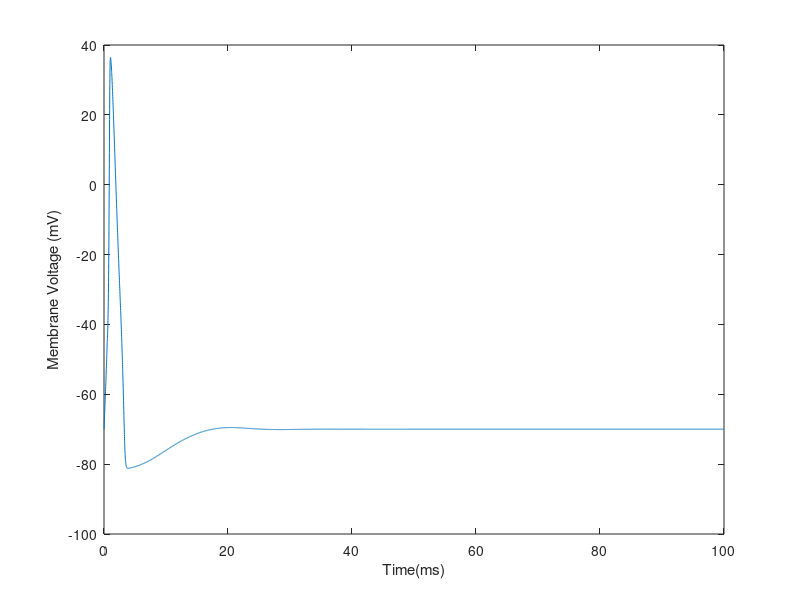
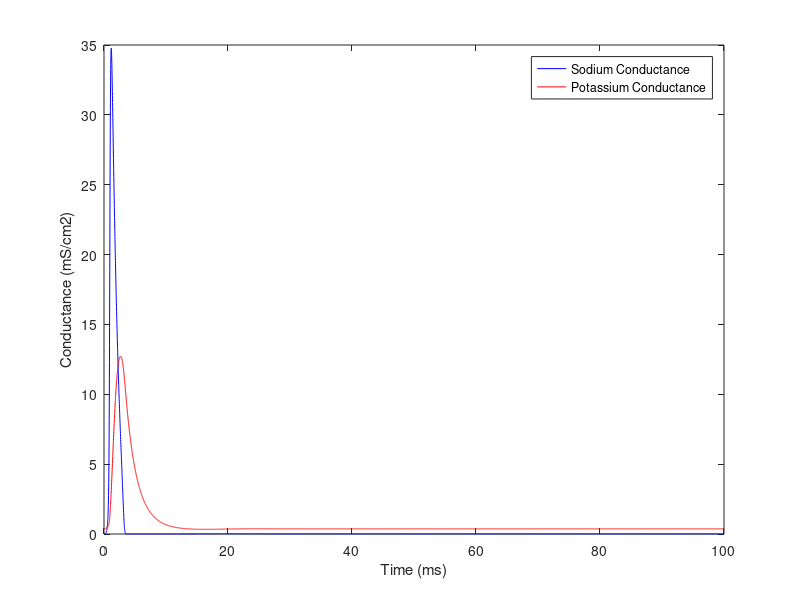

MATLAB code for these plots, in order:
clear
close all
%{
    The section below is used to initialize all variables needed for the
    model. We used a time step of 1/100 of a millisecond, which may be
    overkill, but gives more accurate simulations of model neurons.
%}
gK= 36; %maximal K+ conductance
gNa=120; %maximal Na+ conductance
gL=.3; %Leak conductance
Ek=-12; % Reversal potential of Potassium
ENa=115;% Reversal potential of Sodium
El=10.6;% Reversal potential of the leak channels
Vrest=0;% resting potential
dt=.01; % time step for Eulers method
length=10000; % amount of time steps (100 ms / .01 time step)
time= .01:.01:100;
Vm= zeros(1,length); % Zero out the voltage array
Vm(1)=Vrest;%  start the voltage at rest
Cm = 1.0; %membrane capacitance
Icurrent=[50.*ones(1, 50), zeros(1, length)];%current injection parameter
%{
    The section below is used to initialize the variables needed for
    euler's method to iterate.
%}
alphaM(1)=0.1.*((25-Vm(1))/(exp((25-Vm(1))/10)-1));%this is used to determine initial AlphaM to find original gating parameters
betaM(1)=4.*exp(-Vm(1)/18);

alphaN(1)=.01.*((10-Vm(1))/(exp((10-Vm(1))/10)-1));
betaN(1)= .125.*exp(-Vm(1)/80);

alphaH(1)=.07.*exp(-Vm(1)/20);
betaH(1)=1/(exp((30-Vm(1))/10)+1);

m(1)=alphaM(1)/(alphaM(1)+betaM(1));
n(1)=alphaN(1)/(alphaN(1)+betaN(1));
h(1)=alphaH(1)/(alphaH(1)+betaH(1));
%{
    Here begins the numerical solving of the differential equations that
    describe the HH model neuron. This iterates from 1 to the length of the
    simulation time points, which is 100/millisecond for 100 ms so 10000
    total iterations.
%}
for i= 1:length-1
    %% Finding alphas and betas, the opening and closing characteristics of the markov model basis of ion channels
    alphaM(i)= 0.1*((25-Vm(i))/(exp((25-Vm(i))/10)-1));%alphaM determined by membrane voltage
    betaM(i)= 4 * exp(-(Vm(i))/18);%betaM determined by membrane voltage only
    
    alphaN(i)= 0.01 * ((10-Vm(i))/(exp((10-Vm(i))/10)-1));%alphaN determined by membrane voltage only
    betaN(i)= 0.125*exp(-(Vm(i))/80);%betaN determined by membrane voltage only
    
    alphaH(i)= 0.07*exp(-(Vm(i))/20);%AlphaH determined by membrane voltage only
    betaH(i)= 1/(exp((30-Vm(i))/10)+1);%betaH determined by membrane voltage only
    %% Finding m, n, and h which determine the odds of a single Na+ activation gate, K+ activation gate
    %  and Na+ inactivation gate respectively being open. Based on the
    %  alphas and betas, and previous values for M, N, and H. Eulers method
    %  is used to numerically solve differential equations
    m(i+1) = m(i) + dt*(alphaM(i) *(1-m(i)) - betaM(i)*m(i));
    n(i+1) = n(i) + dt*(alphaN(i) *(1-n(i)) - betaN(i)*n(i));
    h(i+1) = h(i) + dt*(alphaH(i) *(1-h(i)) - betaH(i)*h(i));
    %% Sodium, potassium, and leak currents are determined using channel
    % characteristics discussed above. Models of Na+ channel include 3
    % activation gates and one inactivation gate, so cubing the activation
    % gate shows the odds that a single channel is open, which due to the
    % law of large numbers can describe total conductance as a percent of
    % max.
    gNaActual(i)=(m(i+1)^3)*gNa*h(i+1);
    gKActual(i)=((n(i+1))^4).*gK;
    INa(i)= (m(i+1)^3)*gNa*h(i+1)*(Vm(i)-ENa);
    IK(i)= ((n(i+1))^4) *gK*(Vm(i)-Ek);
    IL(i)= gL*(Vm(i)-El);
    %% Summing all membrane currents (without Na+/K+ pump which is not included in model)
    Im(i)= Icurrent(i) - IK(i) - INa(i)- IL(i);
    %% iterating to find next membrane voltage using Eulers method
    Vm(i+1)= Vm(i) + dt*(Im(i)/Cm);
end
Vm(:)=Vm(:)-70;
%% plots membrane voltage
figure
plot(time,Vm)

ylabel('Membrane Voltage (mV)')
xlabel('Time(ms)')
%}

%% Plotting Conductances
figure
plot(time(2:end), gNaActual, 'b', time(2:end), gKActual,'r')
legend('Sodium Conductance','Potassium Conductance')
xlabel('Time (ms)')
ylabel('Conductance (mS/cm2)')

